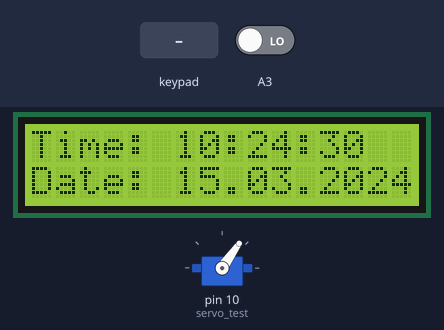
This sketch was run on a simulated Arduino Uno, built with avr-gcc and run on an emulated ATmega328P. Parts: servo, 16×2 character LCD. Inputs (shaded band) come from the test bench; at power-on: A3 LOW. The local clock reads 2024-03-15 10:24:30 at power-on unless the sketch sets it.

Above: at 0.1 s.
At 1.2 s:
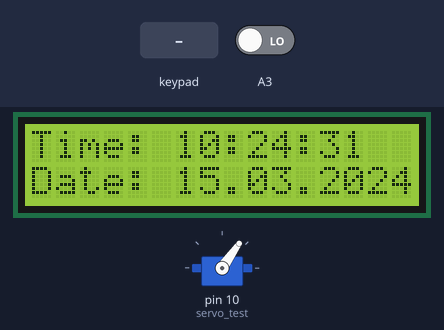
1.3 s: A3 driven HIGH
At 2.5 s:
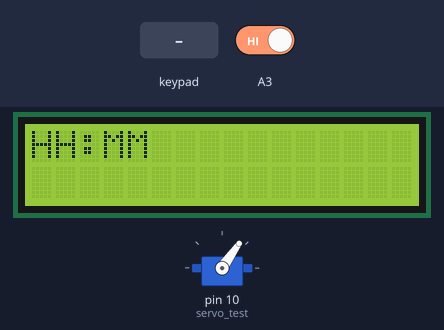
2.8 s: key 'D' pressed
Timing chart, 0 to 5.8 s (numbered marks = the images above; inputs shaded):
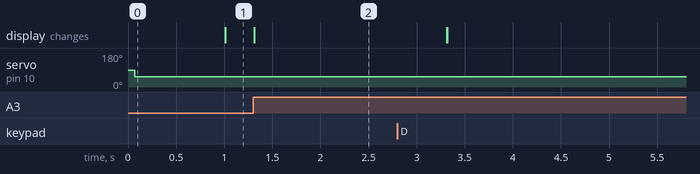

Measured:
- after the input at 1.3 s, the display: changes at once (image 2)

The sketch:

automatic-chicken-feeder.ino
```cpp
//Project Overview.

//Definig Libraries
#include <DS3231.h> //For RTC Module
#include <Servo.h> //For Servor Motor
#include <LiquidCrystal.h> //For 16*2 LCD
#include <Keypad.h> //For 4*4 Matrix Keypad

const byte ROWS = 4; //Four rows
const byte COLS = 4; //Three columns

//Defining the keymap for the 4*4 matrix keypad and assigning the Arduino pins for the Row and Columns of keypad.
char keys[ROWS][COLS] = {
  {'1','2','3','A'},
  {'4','5','6','B'},
  {'7','8','9','C'},
  {'*','0','#','D'}
};
byte rowPins[ROWS] = { 2, 3, 4, 5}; // Connect keypad ROW0, ROW1, ROW2 and ROW3 to these Arduino pins
byte colPins[COLS] = { 6, 7, 8, 9}; // Connect keypad COL0, COL1 and COL2 to these Arduino pins

//Creating the keypad
Keypad kpd = Keypad( makeKeymap(keys), rowPins, colPins, ROWS, COLS);

//Assigning A4 and A5 Arduino pins to connect with SCL and SDA pins of DS3231.
DS3231 rtc(A4, A5);
Servo servo_test; //Initialize a servo object for the connected servo
LiquidCrystal lcd(A0, A1, A2, 11, 12, 13); //Creates an LC object. Parameters: (rs, enable, d4, d5, d6, d7)

//Declaring the t1 to t6, key, and array r[6], and the feed
int angle = 0;
int potentio = A0; // initialize the A0 analog pin for potentiometer
int t1, t2, t3, t4, t5, t6;
boolean feed = true; // condition for alarm
  char key;
  int r[6];

void setup() {
  // put your setup code here, to run once:
  servo_test.attach(10); //Attach the signal pin of servo to pin9 of arduino
  rtc.begin();
  lcd.begin(16,2);
  servo_test.write(55);
  Serial.begin(9600);
  pinMode(A0, OUTPUT);
  pinMode(A1, OUTPUT);
  pinMode(A2, OUTPUT);
}

void loop() {
  // put your main code here, to run repeatedly:
  lcd.setCursor(0,0);
  int buttonPress;
  buttonPress = digitalRead(A3);

  if (buttonPress == 1)
    setFeedingTime();
    //Serial.println(buttonPress);

    lcd.print("Time: ");
    String t = "";

  t = rtc.getTimeStr();
  t1 = t.charAt(0)-48;
  t2 = t.charAt(1)-48;
  t3 = t.charAt(3)-48;
  t4 = t.charAt(4)-48;
  t5 = t.charAt(6)-48;
  t6 = t.charAt(7)-48;

  lcd.print(rtc.getTimeStr());
  lcd.setCursor(0,1);
  lcd.print("Date: ");
  lcd.print(rtc.getDateStr());

  if (t1==r[0] && t2==r[1] && t3==r[2] && t4==r[3] && t5<1 && t6<3 && feed==true) {
    servo_test.write(100); //Rotate the servo to the specified angle
    delay(400);
    servo_test.write(55);
    feed=false;
  }

}

/*In this function code, After pressing the pushbutton we are able to
enter the pet feeding time, then we have to Press ‘D’ to save that time. When the saved time
matches with real time then servo start rotating.*/

void setFeedingTime() {
  feed = true;
  int i=0;

  lcd.clear();
  lcd.setCursor(0,0);
  lcd.print("Set Feeding Time");
  lcd.clear();
  lcd.print("HH:MM");
  lcd.setCursor(0,1);

  while(1){
    key = kpd.getKey();
    char j;

  if (key != NO_KEY){
    lcd.setCursor(j,1);
    lcd.print(key);
    r[i] = key-48;
    i++;
    j++;

    if (j==2){
      lcd.print(":");
      j++;
    }
    delay(500);
  }

 if (key == 'D'){
   key = 0;
   break;
 }

 } //added

}
```
